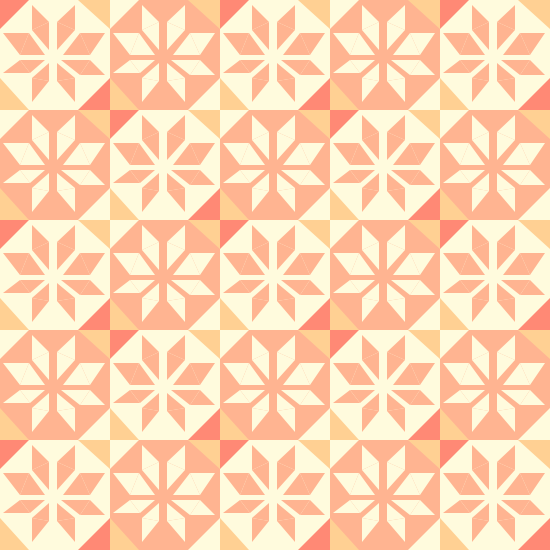
Frame 1 (no input)
Frame 60 (the mouse pressed at the canvas centre just before this capture): identical to frame 1, image omitted
Frame 120 (the mouse held since frame 60 and released just before this capture): identical to frame 1, image omitted

The Processing sketch that drew this single still picture (run headless with seeded random() and noise(); from frame 60 on, the mouse is pressed at the canvas centre):

// Processing sketch: tarefa05_leticia
// ── tarefa05_leticia.pde
void setup () {
  size(550, 550);
  noStroke();
  colorMode (HSB, 360, 100, 100);
}

void draw () {
  for (int j=0; j< 5; j++) {
    for (int i= 0; i<= 5; i++) {
      if ((i+j)%2==0) {
        desenho1(i*110, j*110);
      } else {
        desenho2(i*110, j*110);
      }
    }
  }
}

// ── mosaic1.pde
void desenho1(int x, int y) {
  // parte de tras
  fill(53, 13, 100);
  rect (x, y, 110, 110);

  // pontas
  fill(9, 54, 100);
  triangle (0+x, 0+y, 0+x, 29+y, 29+x, 0+y);
  triangle(78+x, 110+y, 110+x, 110+y, 110+x, 78+y);

  fill(34, 42, 100);
  triangle (78+x, 0+y, 110+x, 0+y, 110+x, 29+y);
  triangle(0+x, 78+y, 0+x, 110+y, 29+x, 110+y);

  // Rosario
  fill(19, 43, 100);
  triangle(32+x, 5+y, 32+x, 30+y, 49+x, 22+y);
  triangle(32+x, 30+y, 49+x, 22+y, 49+x, 50+y);

  triangle(80+x, 33+y, 105+x, 33+y, 90+x, 55+y);
  triangle(90+x, 55+y, 80+x, 33+y, 63+x, 55+y);
  triangle(20+x, 60+y, 45+x, 60+y, 30+x, 73+y);
  triangle(3+x, 73+y, 30+x, 73+y, 20+x, 60+y);

  triangle(57+x, 63+y, 57+x, 81+y, 75+x, 78+y);
  triangle(75+x, 102+y, 57+x, 81+y, 75+x, 78+y);

  triangle(3+x, 33+y, 29+x, 33+y, 20+x, 55+y);
  triangle(29+x, 33+y, 20+x, 55+y, 45+x, 55+y);

  triangle(57+x, 22+y, 75+x, 30+y, 75+x, 5+y);
  triangle(57+x, 22+y, 75+x, 30+y, 57+x, 50+y);

  triangle(32+x, 78+y, 49+x, 63+y, 49+x, 81+y);
  triangle(32+x, 102+y, 32+x, 78+y, 49+x, 81+y);

  triangle(61+x, 60+y, 80+x, 75+y, 90+x, 60+y);
  triangle(105+x, 75+y, 80+x, 75+y, 90+x, 60+y);
}

// ── mosaic2.pde
void desenho2(int x, int y) {
  // parte de tras
  fill(19, 43, 100);
  rect (x, y, 110, 110);

  // pontas
  fill(53, 13, 100);
  triangle (0+x, 0+y, 0+x, 29+y, 29+x, 0+y);
  triangle(78+x, 110+y, 110+x, 110+y, 110+x, 78+y);

  fill(34, 42, 100);
  triangle (78+x, 0+y, 110+x, 0+y, 110+x, 29+y);
  triangle(0+x, 78+y, 0+x, 110+y, 29+x, 110+y);

  // Rosario
  fill(53, 13, 100);
  triangle(32+x, 5+y, 32+x, 30+y, 49+x, 22+y);
  triangle(32+x, 30+y, 49+x, 22+y, 49+x, 50+y);

  triangle(80+x, 33+y, 105+x, 33+y, 90+x, 55+y);
  triangle(90+x, 55+y, 80+x, 33+y, 63+x, 55+y);
  triangle(20+x, 60+y, 45+x, 60+y, 30+x, 73+y);
  triangle(3+x, 73+y, 30+x, 73+y, 20+x, 60+y);

  triangle(57+x, 63+y, 57+x, 81+y, 75+x, 78+y);
  triangle(75+x, 102+y, 57+x, 81+y, 75+x, 78+y);

  triangle(3+x, 33+y, 29+x, 33+y, 20+x, 55+y);
  triangle(29+x, 33+y, 20+x, 55+y, 45+x, 55+y);

  triangle(57+x, 22+y, 75+x, 30+y, 75+x, 5+y);
  triangle(57+x, 22+y, 75+x, 30+y, 57+x, 50+y);

  triangle(32+x, 78+y, 49+x, 63+y, 49+x, 81+y);
  triangle(32+x, 102+y, 32+x, 78+y, 49+x, 81+y);

  triangle(61+x, 60+y, 80+x, 75+y, 90+x, 60+y);
  triangle(105+x, 75+y, 80+x, 75+y, 90+x, 60+y);
}
